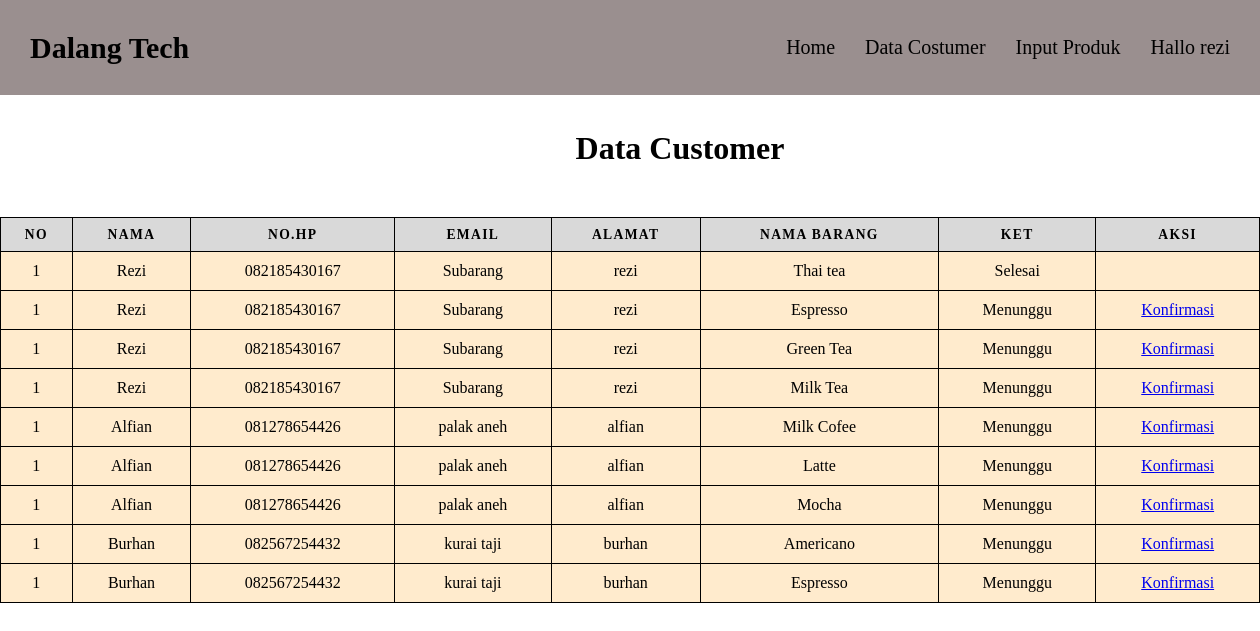
Page /DataCostumer.php (signed in) on the committed database.
### tables this page shows
CREATE TABLE `datacostumer` (
  `id` int(25) NOT NULL,
  `nama` varchar(50) NOT NULL,
  `hp` varchar(50) NOT NULL,
  `email` varchar(50) NOT NULL,
  `alamat` varchar(2000) NOT NULL,
  `namabarang` varchar(2000) NOT NULL,
  `harga` varchar(500) NOT NULL,
  `buktipembayaran` varchar(50) NOT NULL,
  `status` varchar(50) NOT NULL
);

### DataCostumer.php (the view, shortened to what this page needs)
<?php
$conn = mysqli_connect('localhost','root','','kadaiateh');
$result = mysqli_query($conn, "SELECT * FROM datacostumer");
$username=$_SESSION["username"];
?>
<!DOCTYPE html>
<html lang="en">
<head>
    <link rel="stylesheet" href="menu copy.css">
</head>
<body>
    <div class="ncountainer">
        <nav class="wrapper">
            <div class="brand">
                <div class="name">Dalang Tech</div>
            </div>
            <ul class="navigation">
                        <?php
            if (isset($_SESSION["username"]) == 'admin') {
                ?>
                  <li><a href="indexadmin.php" class="nav">Home</a></li>
                                <li><a href="DataCostumer.php" class="nav">Data Costumer</a></li>
                                <li><a href="InputProduk.php" class="nav">Input Produk</a></li>
                                <li><a href="logout.php" class="nav">Hallo
                                <?php echo $username; ?></a></li>
                                <?php
            }
            ?>
            </ul>
        </nav>
    </div>
    <div class="icountainer">
        <div class="place">
            <h1 class="judul">Data Customer</h1>
            <div class="table">
                <table border="1" class="tabel-input">
                    <thead>
                        <tr>
                            <th>No</th>
                            <th>Nama</th>
                            <th>No.Hp</th>
                            <th>Email</th>
                            <th>Alamat</th>
                            <th>Nama barang</th>
                            <th>Ket</th>
                            <th>Aksi</th>
                        </tr>
                    </thead>
                    <tbody>
                    <?php $i=1; while ($row = mysqli_fetch_assoc($result)): ?>
                        <tr>
                          <td class="no">1</td>
                          <td><?php echo $row["nama"]; ?></td>
                          <td><?php echo $row["hp"]; ?></td>
                          <td><?php echo $row["email"]; ?></td>
                          <td><?php echo $row["alamat"]; ?></td>
                          <td><?php echo $row["namabarang"]; ?></td>
                          <td><?php echo $row["status"]; ?></td>
                          <td><?php
                       $resultcountconfirmation = mysqli_query($conn, "SELECT * FROM `datacostumer` WHERE status = 'Menunggu' AND id = $row[id];");
                          $data=mysqli_fetch_assoc($resultcountconfirmation);
                            if ($data['status'] == 'Menunggu') {
                                echo '<a href="payconfirm.php?id='.$row["id"].'">Konfirmasi</a>';
                            } else if ($data ['status'] == 'Selesai') {
                                echo '<p> - </p>';
                            }
                        ?>
                        </td>
                        </tr>
                          <?php $i++; endwhile; ?>
                      </tbody>
                </table>
            </div>
        </div>
    </div>
</body>
</html>

### menu copy.css (style rules this page uses)
*, html , body { margin: 0; padding: 0; font-family: poppin; }
.ncountainer { width: 100%; height: 10vh; display: flex; margin-bottom: 10px; }
.wrapper { width: 100%; height: 65px; background-color: #9A8F8F; display: flex; font-size: 20px; padding: 15px; justify-content: space-between; align-items: center; }
.brand { display: flex; font-size: 1.5em; padding: 15px; }
.name { color: black; font-weight: 700; }
.navigation { display: flex; justify-content: center; align-items: center; }
.navigation > li { list-style-type: none; padding: 15px; color: black; }
.nav { text-decoration: none; color: black; }
h1 { width: 100%; text-align: center; }
.icountainer { max-width: 1270px; width: 100%; padding: 0 0px; margin: 0 auto; }
.place { width: 100%; height: 736px; }
.judul { text-align: center; margin: 50px; }
.tabel-input { border: 1px solid black; border-collapse: collapse; margin: 0; padding: 0; width: 100%; }
.tabel-input tr { background: #FFEBCD; border: 1px solid black; padding: .35em; }
.tabel-input th { white-space: nowrap; padding: .625em; }
.tabel-input td { padding: .625em; text-align: center; }
.tabel-input th { font-size: .85em; letter-spacing: .1em; text-transform: uppercase; background: #D9D9D9; color: black; }

### rows in the picture
datacostumer: nama "Rezi", hp "082185430167", email "Subarang", alamat "rezi", namabarang "Thai tea", status "Selesai"
datacostumer: nama "Rezi", hp "082185430167", email "Subarang", alamat "rezi", namabarang "Espresso", status "Menunggu"
datacostumer: nama "Rezi", hp "082185430167", email "Subarang", alamat "rezi", namabarang "Green Tea", status "Menunggu"
datacostumer: nama "Rezi", hp "082185430167", email "Subarang", alamat "rezi", namabarang "Milk Tea", status "Menunggu"
datacostumer: nama "Alfian", hp "081278654426", email "palak aneh", alamat "alfian", namabarang "Milk Cofee", status "Menunggu"
datacostumer: nama "Alfian", hp "081278654426", email "palak aneh", alamat "alfian", namabarang "Latte", status "Menunggu"
datacostumer: nama "Alfian", hp "081278654426", email "palak aneh", alamat "alfian", namabarang "Mocha", status "Menunggu"
datacostumer: nama "Burhan", hp "082567254432", email "kurai taji", alamat "burhan", namabarang "Americano", status "Menunggu"
datacostumer: nama "Burhan", hp "082567254432", email "kurai taji", alamat "burhan", namabarang "Espresso", status "Menunggu"

### other values in the picture
$username "rezi"
